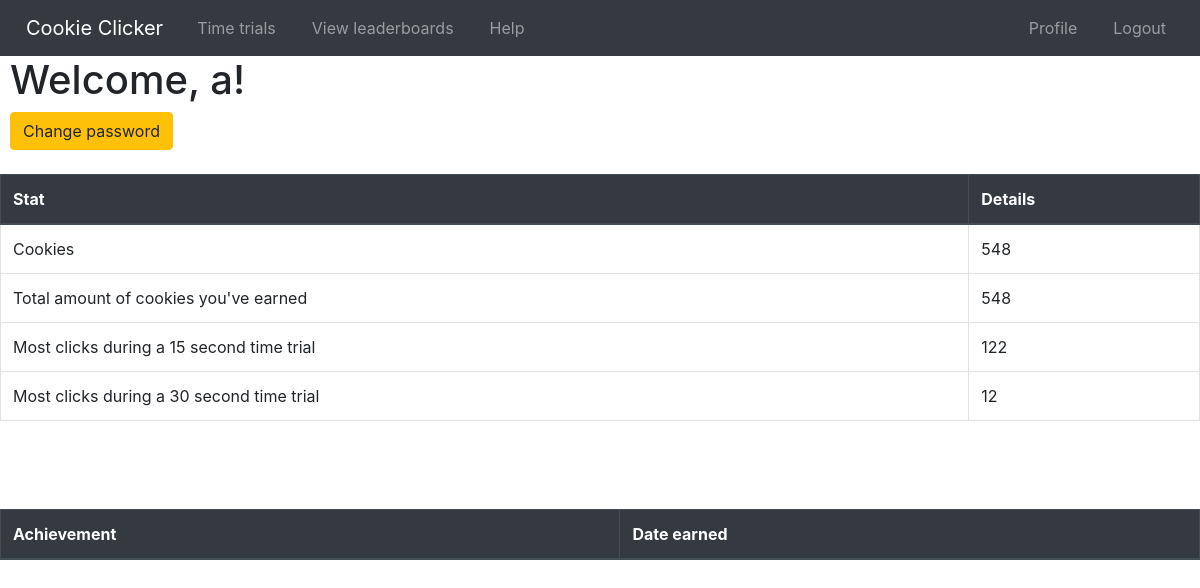
The page /profile (signed in) on the database as committed earlier.
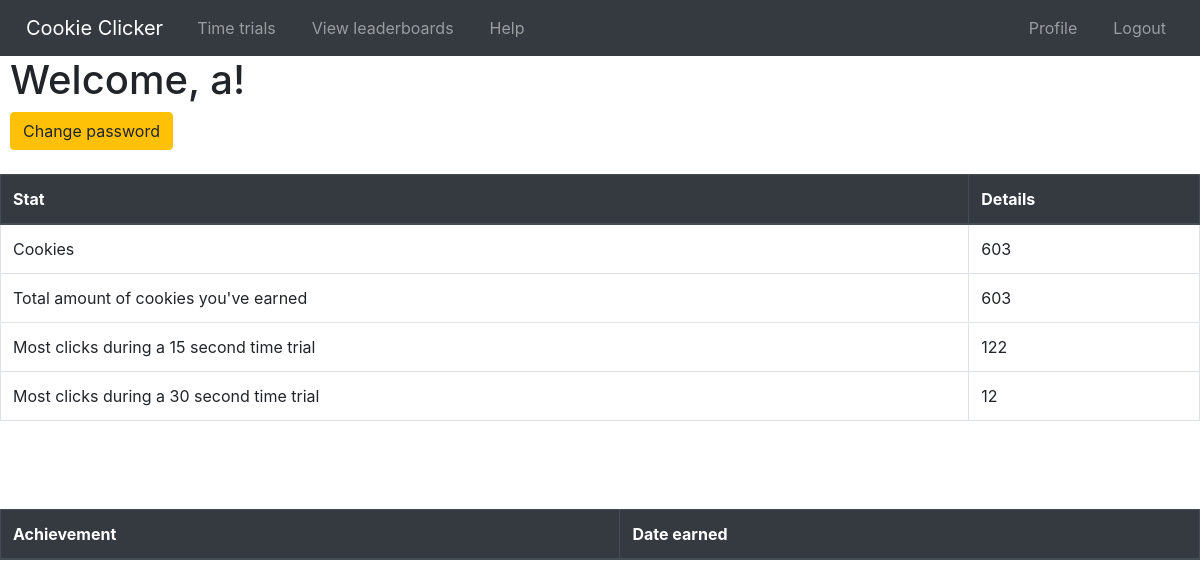
The same page on the database as committed later.
### tables this page shows
CREATE TABLE accounts(
            username TEXT,
            password TEXT,
            clicks INTEGER,
            total_clicks INTEGER,
            perk_0_lvl INTEGER,
            perk_1_lvl INTEGER,
            achievements_earned_ids TEXT,
            trial_15_sec INTEGER,
            trial_30_sec INTEGER
        );

### app.py (the view)
@app.route('/profile')
@login_required
def profile():
	username = session['username']
	cookies = db_ops.get_clicks(username) # a tuple, index 0 is cookies, index 1 is total_cookies
	trials = db_ops.get_trial_data(username) #same here
	return render_template("profile.html",
		name = username, cookies = cookies[0], total_cookies = cookies[1],
		trial_15_sec = trials[0], trial_30_sec = trials[1])

### app.py (called while the page is built)
def login_required(f):
    @wraps(f)
    def wrap(*args, **kwargs):
        if 'username' in session:
            return f(*args, **kwargs)
        else:
            session['prev_url'] = url_for(f"{f.__name__}")
            return redirect(url_for('home'))
    return wrap

### utl/db_ops.py (called while the page is built)
def get_clicks(username):
    db = sqlite3.connect(DB_FILE)
    c = db.cursor()
    c.execute("SELECT clicks FROM accounts WHERE username = (?)", (username,))
    cookies = c.fetchall()[0][0]
    c.execute("SELECT total_clicks FROM accounts WHERE username = (?)", (username,))
    total_cookies = c.fetchall()[0][0]
    db.close()
    return cookies, total_cookies

def get_trial_data(username):
    db = sqlite3.connect(DB_FILE)
    c = db.cursor()
    c.execute("SELECT trial_15_sec FROM accounts WHERE username = (?)", (username,))
    trial_15_sec = c.fetchall()[0][0]
    c.execute("SELECT trial_30_sec FROM accounts WHERE username = (?)", (username,))
    trial_30_sec = c.fetchall()[0][0]
    db.close()
    return trial_15_sec, trial_30_sec

### templates/profile.html
{% extends "base.html" %}
{% block content %}
  <h1>Welcome, {{ name }}! </h1>
  <a href="/changepw" class="btn btn-warning">Change password</a>
  <br><br>
  <table class="table table-hover table-bordered">
    <thead class="thead-dark"><tr>
      <th>Stat</th>
      <th>Details</th>
    </tr></thead>
    <tr>
      <td>Cookies</td>
      <td>{{ cookies }}</td>
    </tr>
    <tr>
      <td>Total amount of cookies you've earned</td>
      <td>{{ total_cookies }}</td>
    </tr>
    <tr>
      <td>Most clicks during a 15 second time trial</td>
      <td>{{ trial_15_sec }}</td>
    </tr>
    <tr>
      <td>Most clicks during a 30 second time trial</td>
      <td>{{ trial_30_sec }}</td>
    </tr>
  </table>
  <br><br><br>
  <table class="table table-hover table-bordered">
    <thead class="thead-dark"><tr>
      <th>Achievement</th>
      <th>Date earned</th>
  </table>
{% endblock content %}

### templates/base.html (shortened to what this page needs)
<!DOCTYPE html>
<html lang="en">
<head>
  <link rel="stylesheet" href="https://stackpath.bootstrapcdn.com/bootstrap/4.4.1/css/bootstrap.min.css">
  <link rel="stylesheet" type="text/css" href="static/styles/cover.css">
  <link rel="stylesheet" type="text/css" href="static/styles/mystyle.css">
</head>
<body>
  {% set msgs = get_flashed_messages() %}
  <nav class="navbar navbar-expand-sm navbar-dark bg-dark">
    <a class="navbar-brand" href="../">Cookie Clicker</a>
    <ul class="navbar-nav">
      <li><a class="nav-link" href="../trial">Time trials</a></li>
      <li><a class="nav-link" href="../leaderboards">View leaderboards</a></li>
      <li><a class="nav-link" href="../help">Help</a></li>
    </ul>
    <ul class="navbar-nav ml-auto">
      <li><a class="nav-link" href="../profile">Profile</a></li>
      <li><a class="nav-link" href="../logout">Logout</a></li>
    </ul>
  </nav>
  {% block content %}
  {% endblock content %}
</body>
</html>

### static/styles/mystyle.css (style rules this page uses)
html, body { min-height: 100%; }
body { height: 100vh; }
h1, h2, h3, h4, h5, th, td, form, p, .btn-warning, a { margin-left: 10px; margin-right: 10px; }

Rows that differ between the two databases and show on the page:
changed accounts: clicks "548" → "603"; total_clicks "548" → "603"
